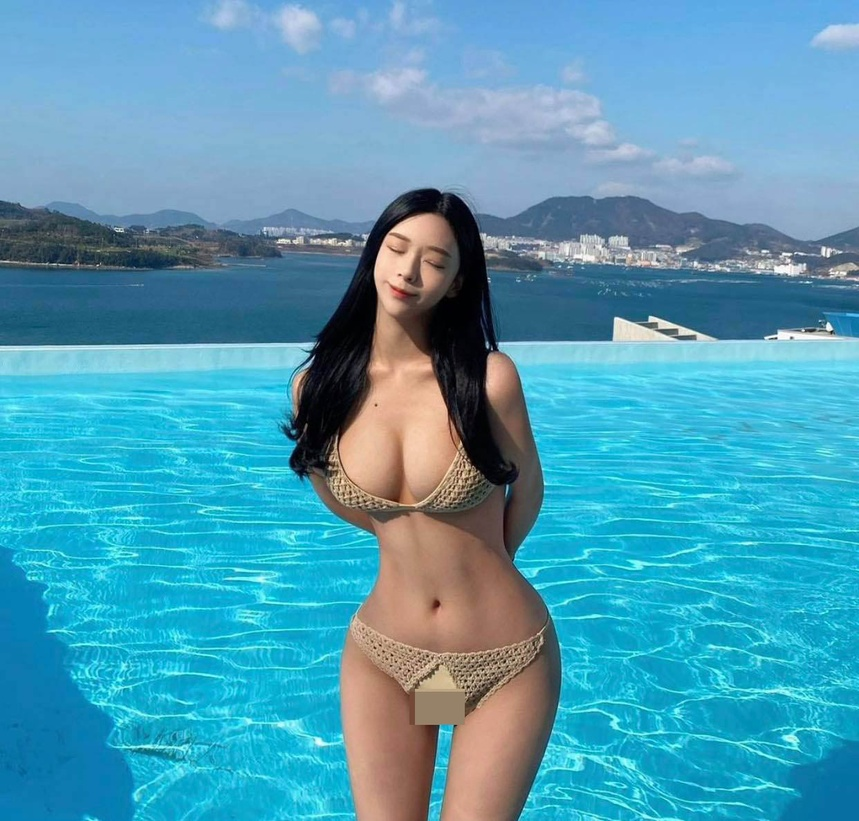
#> input picture Sketch Image/Data/test.jpg, 859 x 821 px, shrunk from 1242 x 1187 before the run
$ python Answer.py
#> lines starting #> are read from the running program, lines starting #| are printed output that depends on the picture
import cv2
import matplotlib.pyplot as plt

# Read the image from file
img = cv2.imread('./Data/test.jpg', 0)
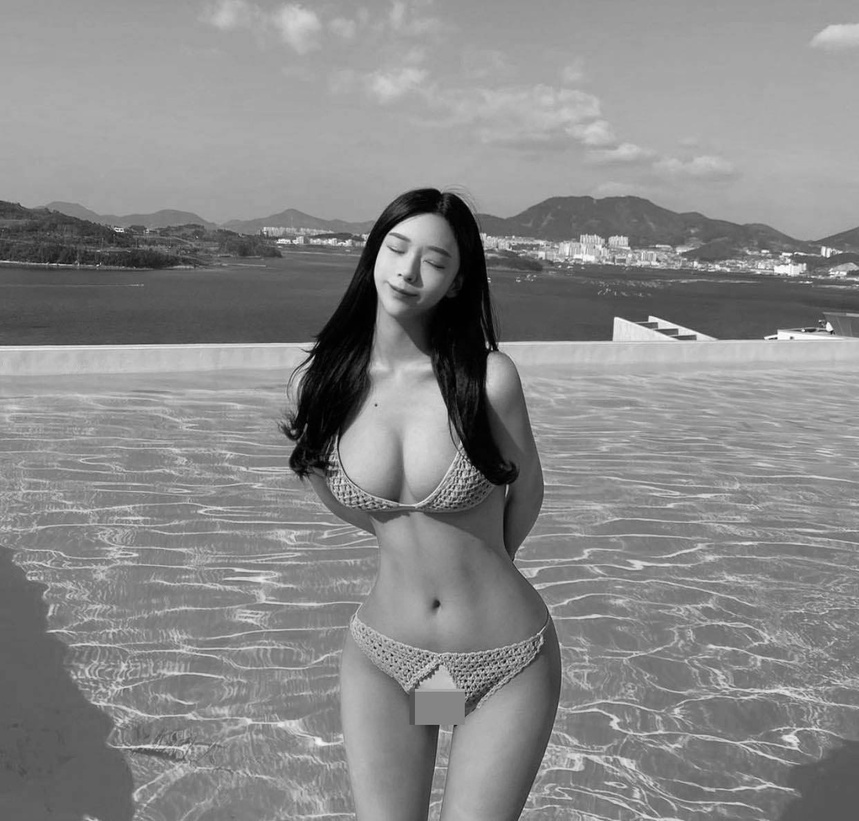
#> img: shape (821, 859); min 0, max 255, mean 136.6

# Read the image in BGR format
# Convert BGR to RGB
imgRGB = cv2.cvtColor(cv2.imread('./Data/test.jpg', 1), cv2.COLOR_BGR2RGB)

# Invert the image
inverted = 255 - img
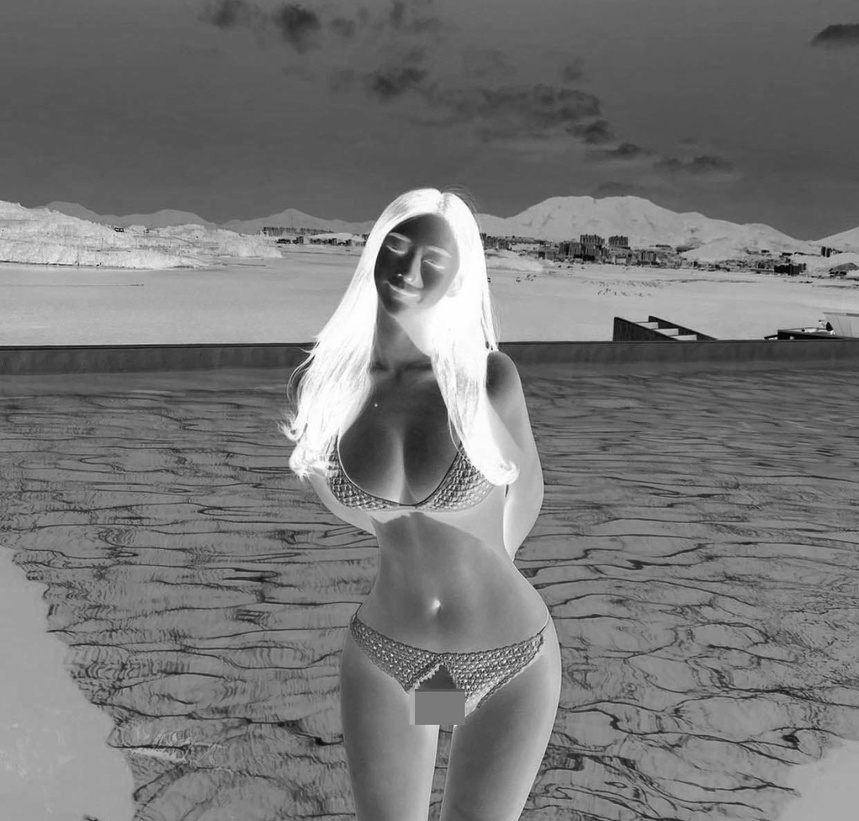
#> inverted: shape (821, 859); min 0, max 255, mean 118.4

# Blur the inverted image
blurred = cv2.GaussianBlur(inverted, (21, 21), 0)
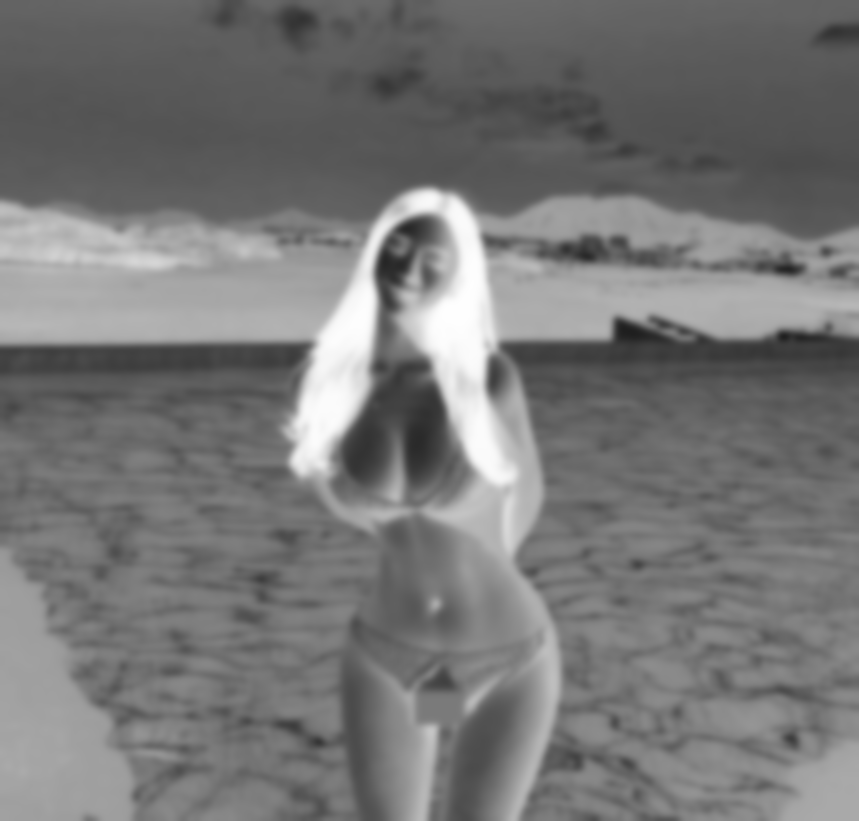
#> blurred: shape (821, 859); min 30, max 254, mean 118.4

# Invert the blurred image
inverted_blurred = 255 - blurred
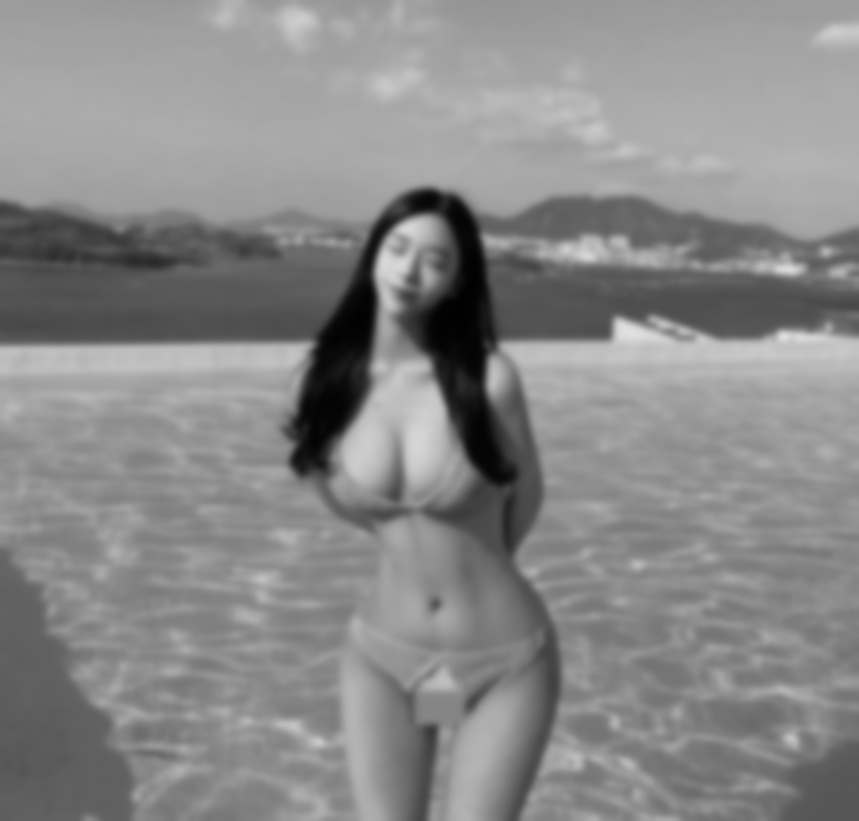
#> inverted_blurred: shape (821, 859); min 1, max 225, mean 136.6

# Create a pencil sketch by dividing the original image by the inverted blurred image
sketch = img / inverted_blurred
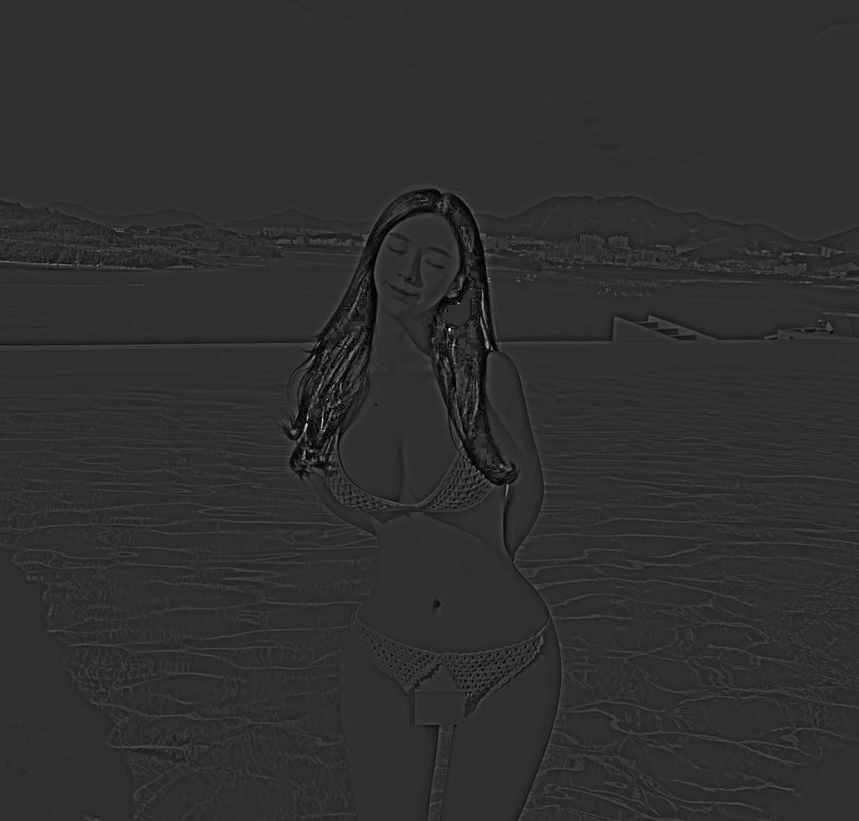
#> sketch: shape (821, 859) float64; min 0, max 5.33, mean 0.992; drawn with min black and max white
sketch = sketch * 255

# Save the sketch to a file
cv2.imwrite('./Data/result.jpg', sketch)
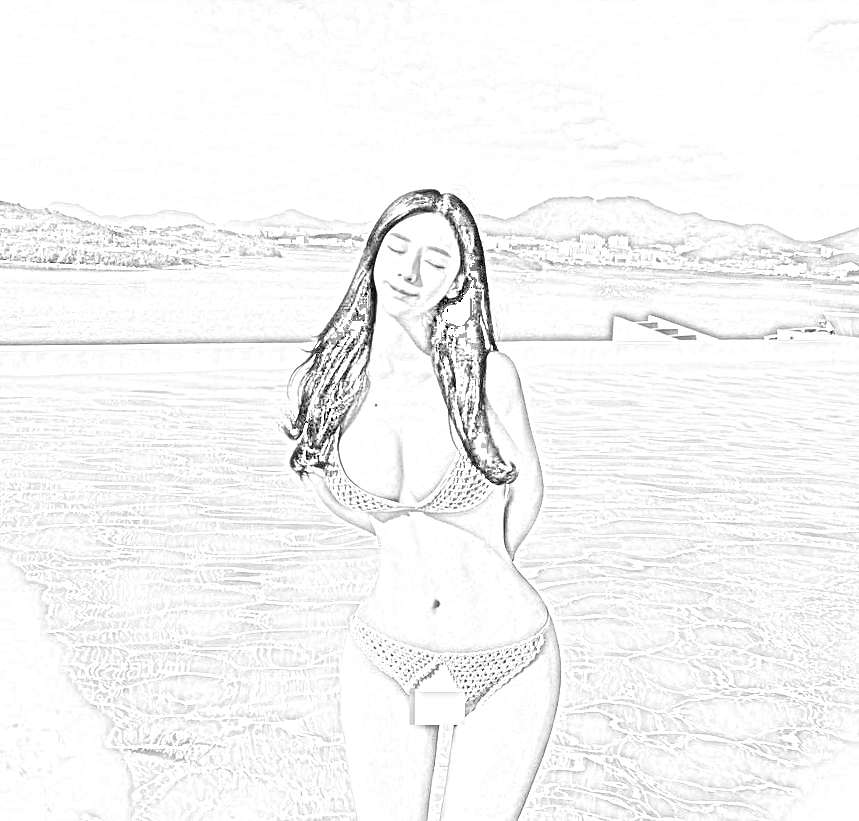
#> saved as result.jpg: shape (821, 859); min 0, max 255, mean 245.3

# Display the original and edited images using matplotlib
plt.figure(figsize=(10,5))

# Display the original image
plt.subplot(1, 2, 1)
plt.imshow(imgRGB)
plt.title('Original Image')
plt.axis('off')

# Display the edited image
plt.subplot(1, 2, 2)
plt.imshow(sketch, cmap='gray')
plt.title('Sketch Image')
plt.axis('off')

# Show both images simultaneously
plt.show()
